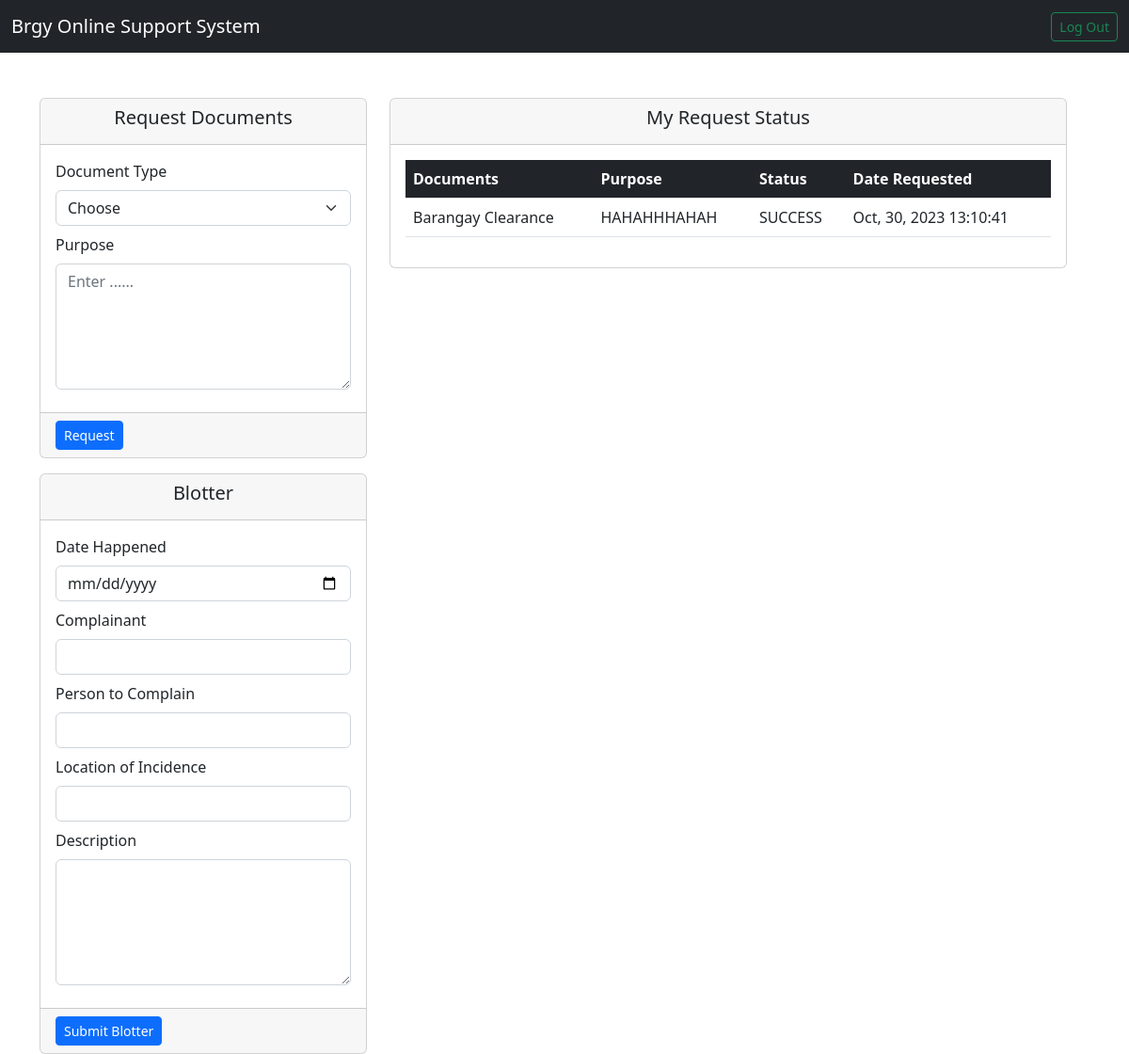
Page /resident/index.php (signed in) on the committed database.
### tables this page shows
CREATE TABLE `request` (
  `ID` int(11) NOT NULL,
  `USERID` varchar(250) NOT NULL,
  `DOCU` varchar(255) NOT NULL,
  `PURPOSE` varchar(250) NOT NULL,
  `STATUS` varchar(255) NOT NULL,
  `DATEP` datetime NOT NULL DEFAULT current_timestamp()
);

### resident/index.php (the view, shortened to what this page needs)
<?php
$id = $_SESSION['id'];
require_once '../connection.php';
?>
<!DOCTYPE html>
<html lang="en">
<head>
    <link href="https://cdn.jsdelivr.net/npm/bootstrap@5.2.3/dist/css/bootstrap.min.css" rel="stylesheet">
</head>
<body>
<nav class="navbar navbar-expand-lg navbar-dark bg-dark">
  <div class="container-fluid">
    <a class="navbar-brand" href="#">Brgy Online Support System</a>
    <div class="collapse navbar-collapse" id="navbarSupportedContent">
      <form action="logout.php" class="d-flex" role="search">
        <button class="btn btn-outline-success btn-sm " type="submit">Log Out</button>
      </form>
    </div>
  </div>
</nav>
<div class="container mt-5">
    <div class="row">
        <div class="row">
            <div class="col-lg-4">
                <div class="card">
                    <div class="card-header">
                        <h5 class="text-center">Request Documents</h5>
                    </div>
                    <form action="../controllers.php" method="post">
                        <div class="card-body">
                            <div class="mb-2">
                                <label for="docu" class="form-label">Document Type</label>
                                <select name="document" id="document" class="form-select">
                                    <option value=""selected disabled>Choose</option>
                                </select>
                            </div>
                            <div class="mb-2">
                                <label for="pupose" class="form-label">Purpose</label>
                                <textarea name="purpose" id="purpose" cols="30" rows="5" class="form-control" placeholder="Enter ......"></textarea>
                            </div>
                        </div>
                        <div class="card-footer">
                            <button type="submit" name="request" class="btn btn-sm btn-primary">Request</button>
                        </div>
                    </form>
                </div>
                <div class="card mt-3">
                    <div class="card-header">
                        <h5 class="text-center">Blotter</h5>
                    </div>
                    <div class="card-body">
                        <form action="../controllers.php" method="post">
                            <div class="mb-2">
                                <label for="date" class="form-label">Date Happened</label>
                                <input type="date" name="datehapped" class="form-control">
                            </div>
                            <div class="mb-2">
                                <label for="" class="form-label">Complainant</label>
                                <input type="text" class="form-control" name="compainant">
                            </div>
                            <div class="mb-2">
                                <label for="" class="form-label">Person to Complain</label>
                                <input type="text" class="form-control" name="personto">
                            </div>
                            <div class="mb-2">
                                <label for="" class="form-label">Location of Incidence</label>
                                <input type="text" name="place"  class="form-control">
                            </div>
                            <div class="mb-2">
                                <label for="" class="form-label">Description</label>
                                <textarea name="descp"  class="form-control" id="" cols="30" rows="5"></textarea>
                            </div>
                    </div>
                    <div class="card-footer">
                      <button type="submit" name="addblotter" class="btn btn btn-sm btn-primary">Submit Blotter</button>
                    </div>
                </div>
            </div>
            <div class="col-lg-8">
                <div class="card">
                    <div class="card-header">
                        <h5 class="text-center">My Request Status</h5>
                    </div>
                    <div class="card-body">
                        <table class="table table-hover table-stripped">
                            <thead class="bg-dark">
                                <tr>
                                    <th class="text-white">Documents</th>
                                    <th class="text-white">Purpose</th>
                                    <th class="text-white">Status</th>
                                    <th class="text-white">Date Requested</th>
                                </tr>
                            </thead>
                            <tbody>
                                <?php
                                $sql = "SELECT * FROM `request` WHERE USERID='$id'";
                                $result = mysqli_query($conn,$sql);
                                foreach($result as $row){
                                    ?>
                                    <tr>
                                        <td><?php echo $row['DOCU']?></td>
                                        <td><?php echo $row['PURPOSE']?></td>
                                        <td><?php echo $row['STATUS']?></td>
                                        <td><?php echo date("M, d, Y H:m:s",strtotime($row['DATEP']))?></td>
                                    </tr>
                                    <?php
                                }
                                ?>
                            </tbody>
                        </table>
                    </div>
                </div>
            </div>
        </div>
    </div>
</div>
</body>
</html>

### rows in the picture
request: DOCU "Barangay Clearance", PURPOSE "HAHAHHHAHAH", STATUS "SUCCESS", DATEP "Oct, 30, 2023 13:10:41"
